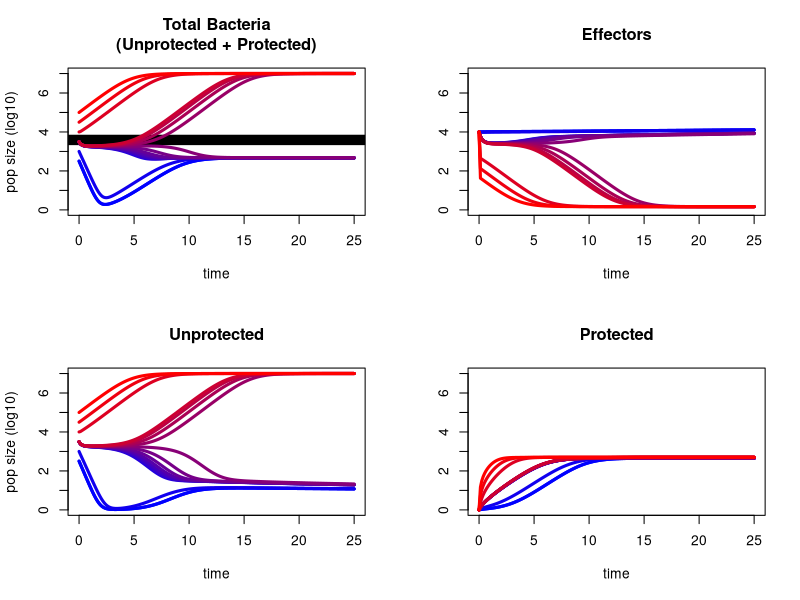
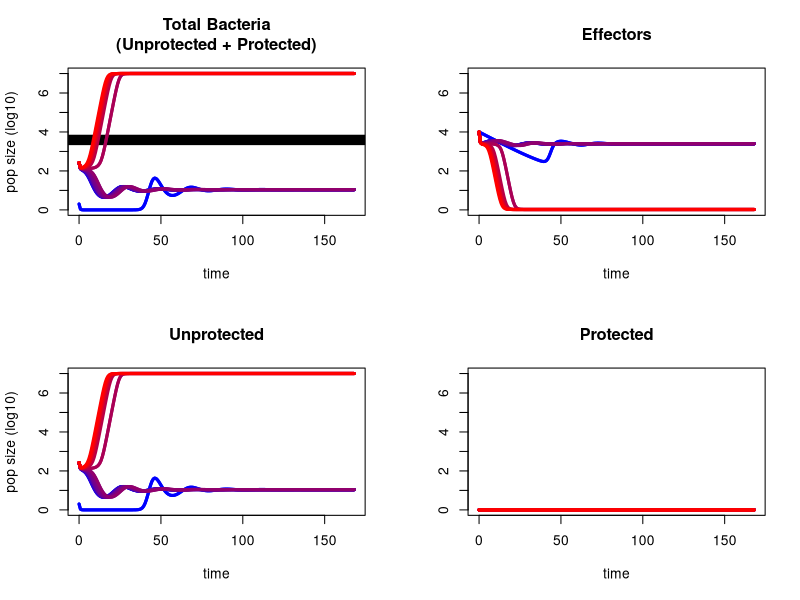
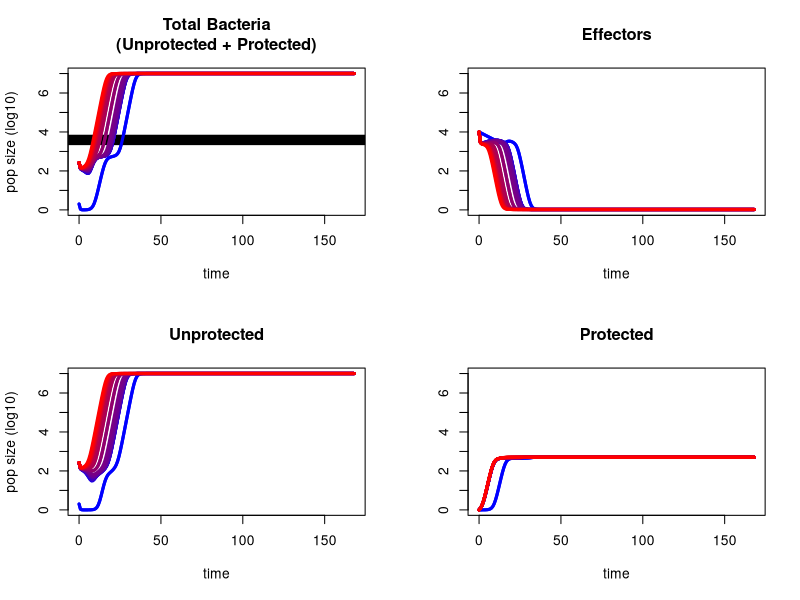

R code for these plots, in order:
#----------------------------
# IMMUNO MODEL GALLERIA
#----------------------------

#----------------------------
# setup
shhh <- suppressPackageStartupMessages # It's a library, so shhh!
shhh(library(tidyverse))
library(deSolve)


#----------------------------
# parameters and initial conditions 

params <- c(
  
  inoculum = 10**3, # starting population size of bacteria
  K_U = 10**7, # carrying capacity
  
  # pharmacokinetics
  Amax = 0, # antibiotic dose
  k = 1, # decay/excretion rate of the antibiotic
  
  # pharmacodynamics
  psimax = 1,
  psimin = -5,
  kappa = 1.5,
  MIC = 1, 
  
  # protected site
  f = 1*10**-3,
  b = 1*0.1,
  K_P = 0.5*10**3, # carrying capacity inside the protected site
  
  # immune system
  BL = 10**4, # baseline level of immune effectors
  loss = 0, # this is a parameter I introduced for playing around
  
  # Pilyugin and Antia model kind of stuff
  reservoir = 1*10**5, # total number of cells in the body
  h_1 = 0.0004, # killing rate for bacteria 
  h_2 = 0.000105, # rate by which they end up in eganged
  d = 0.0001,# return rate to resting state
  a = 0.001, # background activation rate
  g = 0.0049, # handling time = 1/g
  s = 0.000035 # per meeting rate/activation rate
)


# populations 
y <- c( 
  
        A = params[["Amax"]], # antibiotics
        U = params[["inoculum"]], # bacteria
        E = params[["BL"]], # active immune effectors
        P = 0 # refugee compartment 

  )

# pharmacodynamic function
psi <- function(A){
  with(as.list(params),{
    
    psimax-(psimax-psimin)*((A/MIC)^kappa)/(((A/MIC)^kappa)-psimin/psimax)
    
  })
}


#----------------------------
# setting up the models

# model following Pilyugin and Antia with an integrated handling time 
integrated_handling <- function (t, y, params) {
    
    with(as.list(c(y, params)), {
      
      reservoir = max(c(reservoir-loss*h_1*U*E, 0)) # loss here handles degradation of effectors upon killing

      # antibiotic
      dA <- -k*A
      
      # bacteria 
      dU <- psi(A)*U*(1-U/K_U) - h_1*U*E - f*(1-P/K_P)*U + b*(1-U/K_U)*P
      
      # immmune effectors (handling time included here)
      dE <- (a + s*U)*(reservoir-E-((1-loss)*h_2/g)*E*U) - d*E 
      
      # baprotected site 
      dP <- 1*psi(0)*P*(1-P/K_P) + f*(1-P/K_P)*U - b*(1-U/K_U)*P
      
      return(list(c(dA, dU, dE, dP)))
      
    })
  }


#---------------------------------------
# plotting function 

int_inoc_layers <- function(inoculum, ylimit = log10(params[["K_U"]]), model=integrated_handling){
  
  colfunc_red <- colorRampPalette(c("blue", "red"))

  for(i in 1:length(inoculum)){
    
    y["U"] = inoculum[i]
    out = ode(times = times, y = y, func = model, parms = params, atol = 10**-8, rtol = 10**-8)
    out <- data.frame(out)
    
    if(i == 1){
      par(mfrow = c(2, 2))
      plot(log10(out$U+out$P+1)~out$time, type = "l", col = colfunc_red(length(inoculum))[i], lwd = 3, ylim=c(0,ylimit), main = "Total Bacteria\n(Unprotected + Protected)", ylab = "pop size (log10)", xlab = "time")
      abline(h=log10(3908.083), col = "black", lwd = 10)
      plot(log10(out$E+1)~out$time, type = "l", col = colfunc_red(length(inoculum))[i], lwd = 3, ylim=c(0,ylimit), main = "Effectors", ylab = "", xlab = "time")
      plot(log10(out$U+1)~out$time, type = "l", col = colfunc_red(length(inoculum))[i], lwd = 3, ylim=c(0,ylimit), main = "Unprotected", ylab = "pop size (log10)", xlab = "time")
      plot(log10(out$P+1)~out$time, type = "l", col = colfunc_red(length(inoculum))[i], lwd = 3, ylim=c(0,ylimit), main = "Protected", ylab = "", xlab = "time")
      }
    par(mfg = c(1, 1)) # pick which plot is being drawn onto
    points(log10(out$U+out$P+1)~out$time, type = "l", col = colfunc_red(length(inoculum))[i], lwd = 3)
    par(mfg = c(1, 2))
    points(log10(out$E+1)~out$time, type = "l", col = colfunc_red(length(inoculum))[i], lwd = 3)
    par(mfg = c(2, 1))
    points(log10(out$U+1)~out$time, type = "l", col = colfunc_red(length(inoculum))[i], lwd = 3)
    par(mfg = c(2, 2))
    points(log10(out$P+1)~out$time, type = "l", col = colfunc_red(length(inoculum))[i], lwd = 3)
  
  }
  parmfrow=c(1, 1) # set window management back to default 
}


#----------------------------
# generating plots 

# some exemplary parameters 
times <- seq(0, 25, length = 201) 
inocs <- floor(c(10**2.5,10**3,10**seq(3.49, 3.5, 0.001),10**4,10**4.5,10**5)) 

# creating (and saving) plot
png("with_protected_site.png", width = 5, height = 5, units = "in", res = 300)
int_inoc_layers(inocs)
dev.off()



# lets approach this from a bit more of a theoretical side

# first lets turn off the protected site
params[["f"]] = 0 
params[["b"]] = 0


# next we utilize the analytical solution of Pilugyin i.e. 
params[["reservoir"]] = 10**4
params[["s"]] = 3.5e-03
params[["d"]] = 0.1

with(as.list(c(y, params)), {
  
  Phat = sqrt(d/(s*(h_2/g)))-(a/s)
  FatP = (a+s*Phat)*reservoir/(d+(a+s*Phat)*(1+(h_2/g)*Phat))
  
  print(FatP)
  print(psimax/h_1)

  print(paste0("a*reservoir/(d+a)-psimax/h_1 < 0 is ", a*reservoir/(d+a)-psimax/h_1 < 0))
  print(paste0("F(Phat) < r/h_1 is ", FatP < psimax/h_1))
  
  # some logic to help interpretation:
  if(FatP < psimax/h_1 && a*reservoir/(d+a)-psimax/h_1 < 0){print(" --> no control possible - only escape or eradicaiton of pathogens")} # this also meany no steady states for pathogens > 0 because growth is essentially "uncontrolled"
  if(FatP > psimax/h_1 && a*reservoir/(d+a)-psimax/h_1 < 0){print(" --> control possible - and stable")}
  
})

# visualize that control is always possible, but might take some time 
times <- seq(0, 7*24, length = 201) 
params["K_U"] = 10**7

png("without_protected_site.png", width = 5, height = 5, units = "in", res = 300)
int_inoc_layers(floor(c(1**10, 10**seq(2.41, 2.43, 0.001))) )
dev.off()
# extinction is impossible


# note that protected site kills this behaviour at least for these parameters
params[["f"]] = 1*10**-3
params[["b"]] = 0.1
png("same_paras_but_with_protected_site.png", width = 5, height = 5, units = "in", res = 300)
int_inoc_layers(floor(c(1**10, 10**seq(2.41, 2.43, 0.001))) )
dev.off()
